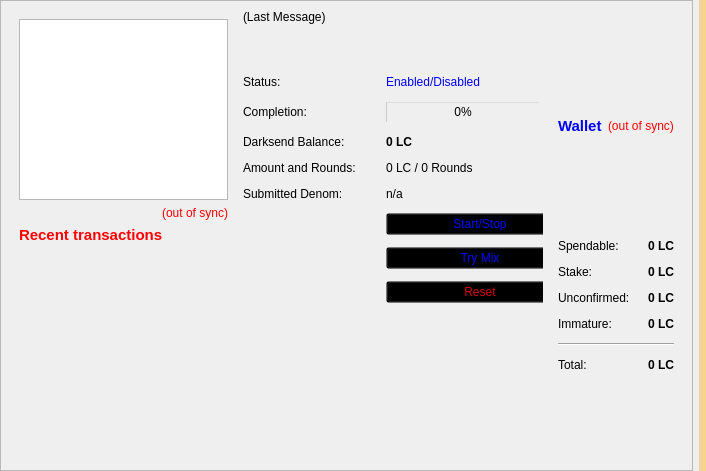
<?xml version="1.0" encoding="UTF-8"?>
<ui version="4.0">
 <class>OverviewPage</class>
 <widget class="QWidget" name="OverviewPage">
  <property name="geometry">
   <rect>
    <x>0</x>
    <y>0</y>
    <width>706</width>
    <height>471</height>
   </rect>
  </property>
  <property name="windowTitle">
   <string>Form</string>
  </property>
  <property name="styleSheet">
   <string notr="true">background-image: url(:/images/bkg);</string>
  </property>
  <layout class="QHBoxLayout" name="horizontalLayout_3">
   <property name="leftMargin">
    <number>0</number>
   </property>
   <property name="topMargin">
    <number>0</number>
   </property>
   <property name="rightMargin">
    <number>0</number>
   </property>
   <property name="bottomMargin">
    <number>0</number>
   </property>
   <item>
    <widget class="QScrollArea" name="scrollArea">
     <property name="widgetResizable">
      <bool>true</bool>
     </property>
     <widget class="QWidget" name="scrollAreaWidgetContents">
      <property name="geometry">
       <rect>
        <x>0</x>
        <y>0</y>
        <width>687</width>
        <height>469</height>
       </rect>
      </property>
      <layout class="QGridLayout" name="horizontalLayout">
       <item row="0" column="0">
        <widget class="QWidget" name="widget_2" native="true">
         <layout class="QVBoxLayout" name="verticalLayout">
          <item>
           <layout class="QVBoxLayout" name="verticalLayout_6">
            <item>
             <widget class="QTreeView" name="treeView"/>
            </item>
            <item>
             <widget class="QLabel" name="labelTransactionsStatus">
              <property name="toolTip">
               <string>The displayed information may be out of date. Your wallet automatically synchronizes with the Lightning network after a connection is established, but this process has not completed yet.</string>
              </property>
              <property name="styleSheet">
               <string notr="true">QLabel { color: red; }</string>
              </property>
              <property name="text">
               <string notr="true">&lt;html&gt;&lt;head/&gt;&lt;body&gt;&lt;p&gt;&lt;span style=&quot; color:#ff0000;&quot;&gt;(out of sync)&lt;/span&gt;&lt;/p&gt;&lt;/body&gt;&lt;/html&gt;</string>
              </property>
              <property name="alignment">
               <set>Qt::AlignRight|Qt::AlignTrailing|Qt::AlignVCenter</set>
              </property>
             </widget>
            </item>
            <item>
             <widget class="QLabel" name="label_4">
              <property name="font">
               <font>
                <pointsize>11</pointsize>
                <weight>75</weight>
                <bold>true</bold>
               </font>
              </property>
              <property name="text">
               <string>&lt;html&gt;&lt;head/&gt;&lt;body&gt;&lt;p&gt;&lt;span style=&quot; color:#ff0000;&quot;&gt;Recent transactions&lt;/span&gt;&lt;/p&gt;&lt;/body&gt;&lt;/html&gt;</string>
              </property>
             </widget>
            </item>
            <item>
             <spacer name="horizontalSpacer">
              <property name="orientation">
               <enum>Qt::Horizontal</enum>
              </property>
              <property name="sizeHint" stdset="0">
               <size>
                <width>40</width>
                <height>20</height>
               </size>
              </property>
             </spacer>
            </item>
            <item>
             <widget class="QListView" name="listTransactions">
              <property name="styleSheet">
               <string notr="true">QListView { background: transparent; }</string>
              </property>
              <property name="frameShape">
               <enum>QFrame::NoFrame</enum>
              </property>
              <property name="verticalScrollBarPolicy">
               <enum>Qt::ScrollBarAlwaysOff</enum>
              </property>
              <property name="horizontalScrollBarPolicy">
               <enum>Qt::ScrollBarAlwaysOff</enum>
              </property>
              <property name="selectionMode">
               <enum>QAbstractItemView::NoSelection</enum>
              </property>
             </widget>
            </item>
           </layout>
          </item>
         </layout>
        </widget>
       </item>
       <item row="0" column="3">
        <layout class="QVBoxLayout" name="verticalLayout_2">
         <item>
          <widget class="QWidget" name="widget" native="true">
           <layout class="QVBoxLayout" name="verticalLayout_4">
            <item>
             <layout class="QHBoxLayout" name="horizontalLayout_4">
              <item>
               <widget class="QLabel" name="label_5">
                <property name="font">
                 <font>
                  <pointsize>11</pointsize>
                  <weight>75</weight>
                  <bold>true</bold>
                 </font>
                </property>
                <property name="styleSheet">
                 <string notr="true">color: rgb(0, 0, 255);</string>
                </property>
                <property name="text">
                 <string>Wallet</string>
                </property>
               </widget>
              </item>
              <item>
               <widget class="QLabel" name="labelWalletStatus">
                <property name="toolTip">
                 <string>The displayed information may be out of date. Your wallet automatically synchronizes with the Lightning network after a connection is established, but this process has not completed yet.</string>
                </property>
                <property name="styleSheet">
                 <string notr="true">QLabel { color: red; }</string>
                </property>
                <property name="text">
                 <string notr="true">(out of sync)</string>
                </property>
                <property name="alignment">
                 <set>Qt::AlignLeading|Qt::AlignLeft|Qt::AlignVCenter</set>
                </property>
               </widget>
              </item>
              <item>
               <spacer name="horizontalSpacer_2">
                <property name="orientation">
                 <enum>Qt::Horizontal</enum>
                </property>
                <property name="sizeHint" stdset="0">
                 <size>
                  <width>40</width>
                  <height>20</height>
                 </size>
                </property>
               </spacer>
              </item>
             </layout>
            </item>
            <item>
             <layout class="QFormLayout" name="formLayout_2">
              <property name="fieldGrowthPolicy">
               <enum>QFormLayout::AllNonFixedFieldsGrow</enum>
              </property>
              <property name="horizontalSpacing">
               <number>12</number>
              </property>
              <property name="verticalSpacing">
               <number>12</number>
              </property>
              <item row="0" column="0">
               <widget class="QLabel" name="label">
                <property name="text">
                 <string>Spendable:</string>
                </property>
               </widget>
              </item>
              <item row="0" column="1">
               <widget class="QLabel" name="labelBalance">
                <property name="font">
                 <font>
                  <weight>75</weight>
                  <bold>true</bold>
                 </font>
                </property>
                <property name="cursor">
                 <cursorShape>IBeamCursor</cursorShape>
                </property>
                <property name="toolTip">
                 <string>Your current spendable balance</string>
                </property>
                <property name="text">
                 <string notr="true">0 LC</string>
                </property>
                <property name="alignment">
                 <set>Qt::AlignRight|Qt::AlignTrailing|Qt::AlignVCenter</set>
                </property>
                <property name="textInteractionFlags">
                 <set>Qt::LinksAccessibleByMouse|Qt::TextSelectableByKeyboard|Qt::TextSelectableByMouse</set>
                </property>
               </widget>
              </item>
              <item row="1" column="0">
               <widget class="QLabel" name="label_6">
                <property name="text">
                 <string>Stake:</string>
                </property>
               </widget>
              </item>
              <item row="1" column="1">
               <widget class="QLabel" name="labelStake">
                <property name="font">
                 <font>
                  <weight>75</weight>
                  <bold>true</bold>
                 </font>
                </property>
                <property name="cursor">
                 <cursorShape>IBeamCursor</cursorShape>
                </property>
                <property name="toolTip">
                 <string>Total of coins that was staked, and do not yet count toward the current balance</string>
                </property>
                <property name="text">
                 <string notr="true">0 LC</string>
                </property>
                <property name="alignment">
                 <set>Qt::AlignRight|Qt::AlignTrailing|Qt::AlignVCenter</set>
                </property>
                <property name="textInteractionFlags">
                 <set>Qt::LinksAccessibleByMouse|Qt::TextSelectableByKeyboard|Qt::TextSelectableByMouse</set>
                </property>
               </widget>
              </item>
              <item row="2" column="0">
               <widget class="QLabel" name="label_3">
                <property name="text">
                 <string>Unconfirmed:</string>
                </property>
               </widget>
              </item>
              <item row="2" column="1">
               <widget class="QLabel" name="labelUnconfirmed">
                <property name="font">
                 <font>
                  <weight>75</weight>
                  <bold>true</bold>
                 </font>
                </property>
                <property name="cursor">
                 <cursorShape>IBeamCursor</cursorShape>
                </property>
                <property name="toolTip">
                 <string>Total of transactions that have yet to be confirmed, and do not yet count toward the current balance</string>
                </property>
                <property name="text">
                 <string notr="true">0 LC</string>
                </property>
                <property name="alignment">
                 <set>Qt::AlignRight|Qt::AlignTrailing|Qt::AlignVCenter</set>
                </property>
                <property name="textInteractionFlags">
                 <set>Qt::LinksAccessibleByMouse|Qt::TextSelectableByKeyboard|Qt::TextSelectableByMouse</set>
                </property>
               </widget>
              </item>
              <item row="3" column="0">
               <widget class="QLabel" name="labelImmatureText">
                <property name="text">
                 <string>Immature:</string>
                </property>
               </widget>
              </item>
              <item row="3" column="1">
               <widget class="QLabel" name="labelImmature">
                <property name="font">
                 <font>
                  <weight>75</weight>
                  <bold>true</bold>
                 </font>
                </property>
                <property name="toolTip">
                 <string>Mined balance that has not yet matured</string>
                </property>
                <property name="text">
                 <string notr="true">0 LC</string>
                </property>
                <property name="alignment">
                 <set>Qt::AlignRight|Qt::AlignTrailing|Qt::AlignVCenter</set>
                </property>
                <property name="textInteractionFlags">
                 <set>Qt::LinksAccessibleByMouse|Qt::TextSelectableByKeyboard|Qt::TextSelectableByMouse</set>
                </property>
               </widget>
              </item>
              <item row="4" column="0" colspan="2">
               <widget class="Line" name="line">
                <property name="orientation">
                 <enum>Qt::Horizontal</enum>
                </property>
               </widget>
              </item>
              <item row="5" column="0">
               <widget class="QLabel" name="labelTotalText">
                <property name="text">
                 <string>Total:</string>
                </property>
               </widget>
              </item>
              <item row="5" column="1">
               <widget class="QLabel" name="labelTotal">
                <property name="font">
                 <font>
                  <weight>75</weight>
                  <bold>true</bold>
                 </font>
                </property>
                <property name="cursor">
                 <cursorShape>IBeamCursor</cursorShape>
                </property>
                <property name="toolTip">
                 <string>Your current total balance</string>
                </property>
                <property name="text">
                 <string notr="true">&lt;html&gt;&lt;head/&gt;&lt;body&gt;&lt;p&gt;0 LC&lt;/p&gt;&lt;/body&gt;&lt;/html&gt;</string>
                </property>
                <property name="alignment">
                 <set>Qt::AlignRight|Qt::AlignTrailing|Qt::AlignVCenter</set>
                </property>
                <property name="textInteractionFlags">
                 <set>Qt::LinksAccessibleByMouse|Qt::TextSelectableByKeyboard|Qt::TextSelectableByMouse</set>
                </property>
               </widget>
              </item>
             </layout>
            </item>
           </layout>
          </widget>
         </item>
        </layout>
       </item>
       <item row="0" column="1">
        <widget class="QFrame" name="frameDarksend">
         <property name="sizePolicy">
          <sizepolicy hsizetype="MinimumExpanding" vsizetype="MinimumExpanding">
           <horstretch>0</horstretch>
           <verstretch>0</verstretch>
          </sizepolicy>
         </property>
         <property name="minimumSize">
          <size>
           <width>300</width>
           <height>261</height>
          </size>
         </property>
         <property name="styleSheet">
          <string notr="true">background:transparent;</string>
         </property>
         <property name="frameShape">
          <enum>QFrame::StyledPanel</enum>
         </property>
         <property name="frameShadow">
          <enum>QFrame::Raised</enum>
         </property>
         <widget class="QWidget" name="verticalLayoutWidget">
          <property name="geometry">
           <rect>
            <x>0</x>
            <y>0</y>
            <width>331</width>
            <height>305</height>
           </rect>
          </property>
          <layout class="QVBoxLayout" name="verticalLayout_5">
           <item>
            <widget class="QLabel" name="darksendStatus">
             <property name="minimumSize">
              <size>
               <width>288</width>
               <height>43</height>
              </size>
             </property>
             <property name="styleSheet">
              <string notr="true">color: rgb(0, 0, 0);</string>
             </property>
             <property name="text">
              <string>(Last Message)</string>
             </property>
             <property name="alignment">
              <set>Qt::AlignLeading|Qt::AlignLeft|Qt::AlignTop</set>
             </property>
             <property name="wordWrap">
              <bool>true</bool>
             </property>
            </widget>
           </item>
           <item>
            <layout class="QFormLayout" name="formLayout">
             <property name="fieldGrowthPolicy">
              <enum>QFormLayout::AllNonFixedFieldsGrow</enum>
             </property>
             <property name="horizontalSpacing">
              <number>30</number>
             </property>
             <property name="verticalSpacing">
              <number>12</number>
             </property>
             <item row="0" column="0">
              <widget class="QLabel" name="label_6">
               <property name="text">
                <string>Status:</string>
               </property>
              </widget>
             </item>
             <item row="0" column="1">
              <widget class="QLabel" name="darksendEnabled">
               <property name="styleSheet">
                <string notr="true">color: rgb(0, 0, 255);</string>
               </property>
               <property name="text">
                <string>Enabled/Disabled</string>
               </property>
              </widget>
             </item>
             <item row="1" column="0">
              <widget class="QLabel" name="label_7">
               <property name="styleSheet">
                <string notr="true">color: rgb(0, 0, 0);</string>
               </property>
               <property name="text">
                <string>Completion:</string>
               </property>
              </widget>
             </item>
             <item row="1" column="1">
              <widget class="QProgressBar" name="darksendProgress">
               <property name="maximumSize">
                <size>
                 <width>154</width>
                 <height>16777215</height>
                </size>
               </property>
               <property name="styleSheet">
                <string notr="true">background:transparent;</string>
               </property>
               <property name="value">
                <number>0</number>
               </property>
              </widget>
             </item>
             <item row="2" column="0">
              <widget class="QLabel" name="labelAnonymizedText">
               <property name="styleSheet">
                <string notr="true">color: rgb(0, 0, 0);</string>
               </property>
               <property name="text">
                <string>Darksend Balance:</string>
               </property>
              </widget>
             </item>
             <item row="2" column="1">
              <widget class="QLabel" name="labelAnonymized">
               <property name="font">
                <font>
                 <weight>75</weight>
                 <bold>true</bold>
                </font>
               </property>
               <property name="styleSheet">
                <string notr="true">color: rgb(0, 0, 0);</string>
               </property>
               <property name="text">
                <string>0 LC</string>
               </property>
              </widget>
             </item>
             <item row="3" column="0">
              <widget class="QLabel" name="label_8">
               <property name="styleSheet">
                <string notr="true">color: rgb(0, 0, 0);</string>
               </property>
               <property name="text">
                <string>Amount and Rounds:</string>
               </property>
              </widget>
             </item>
             <item row="3" column="1">
              <widget class="QLabel" name="labelAmountRounds">
               <property name="styleSheet">
                <string notr="true">color: rgb(0, 0, 0);</string>
               </property>
               <property name="text">
                <string>0 LC / 0 Rounds</string>
               </property>
              </widget>
             </item>
             <item row="4" column="0">
              <widget class="QLabel" name="label_9">
               <property name="styleSheet">
                <string notr="true">color: rgb(0, 0, 0);</string>
               </property>
               <property name="text">
                <string>Submitted Denom:</string>
               </property>
              </widget>
             </item>
             <item row="4" column="1">
              <widget class="QLabel" name="labelSubmittedDenom">
               <property name="statusTip">
                <string>The denominations you submitted to the Adrenaline Node. To mix, other users must submit the exact same denominations.</string>
               </property>
               <property name="styleSheet">
                <string notr="true">color: rgb(0, 0, 0);</string>
               </property>
               <property name="text">
                <string>n/a</string>
               </property>
              </widget>
             </item>
             <item row="9" column="1">
              <layout class="QHBoxLayout" name="horizontalLayout_2"/>
             </item>
             <item row="8" column="0">
              <layout class="QVBoxLayout" name="verticalLayout_3"/>
             </item>
             <item row="7" column="1">
              <widget class="QPushButton" name="darksendAuto">
               <property name="sizePolicy">
                <sizepolicy hsizetype="MinimumExpanding" vsizetype="Fixed">
                 <horstretch>0</horstretch>
                 <verstretch>0</verstretch>
                </sizepolicy>
               </property>
               <property name="toolTip">
                <string>Try to manually submit a Darksend request.</string>
               </property>
               <property name="styleSheet">
                <string notr="true">color: rgb(0, 0, 255);</string>
               </property>
               <property name="text">
                <string>Try Mix</string>
               </property>
              </widget>
             </item>
             <item row="5" column="1">
              <widget class="QPushButton" name="toggleDarksend">
               <property name="sizePolicy">
                <sizepolicy hsizetype="MinimumExpanding" vsizetype="Fixed">
                 <horstretch>0</horstretch>
                 <verstretch>0</verstretch>
                </sizepolicy>
               </property>
               <property name="styleSheet">
                <string notr="true">color: rgb(0, 0, 255);</string>
               </property>
               <property name="text">
                <string>Start/Stop</string>
               </property>
              </widget>
             </item>
             <item row="8" column="1">
              <widget class="QPushButton" name="darksendReset">
               <property name="sizePolicy">
                <sizepolicy hsizetype="MinimumExpanding" vsizetype="Fixed">
                 <horstretch>0</horstretch>
                 <verstretch>0</verstretch>
                </sizepolicy>
               </property>
               <property name="toolTip">
                <string>Reset the current status of Darksend (can interrupt Darksend if it's in the process of Mixing, which can cost you money!)</string>
               </property>
               <property name="autoFillBackground">
                <bool>false</bool>
               </property>
               <property name="styleSheet">
                <string notr="true">color: rgb(217, 0, 7);</string>
               </property>
               <property name="text">
                <string>Reset</string>
               </property>
              </widget>
             </item>
            </layout>
           </item>
          </layout>
         </widget>
        </widget>
       </item>
      </layout>
     </widget>
    </widget>
   </item>
   <item>
    <widget class="QLabel" name="labelAlerts">
     <property name="visible">
      <bool>true</bool>
     </property>
     <property name="styleSheet">
      <string notr="true">background-color: qlineargradient(x1: 0, y1: 0, x2: 1, y2: 0, stop:0 #F0D0A0, stop:1 #F8D488);  color:#000000
</string>
     </property>
     <property name="wordWrap">
      <bool>true</bool>
     </property>
     <property name="margin">
      <number>3</number>
     </property>
    </widget>
   </item>
  </layout>
 </widget>
 <resources/>
 <connections/>
</ui>
